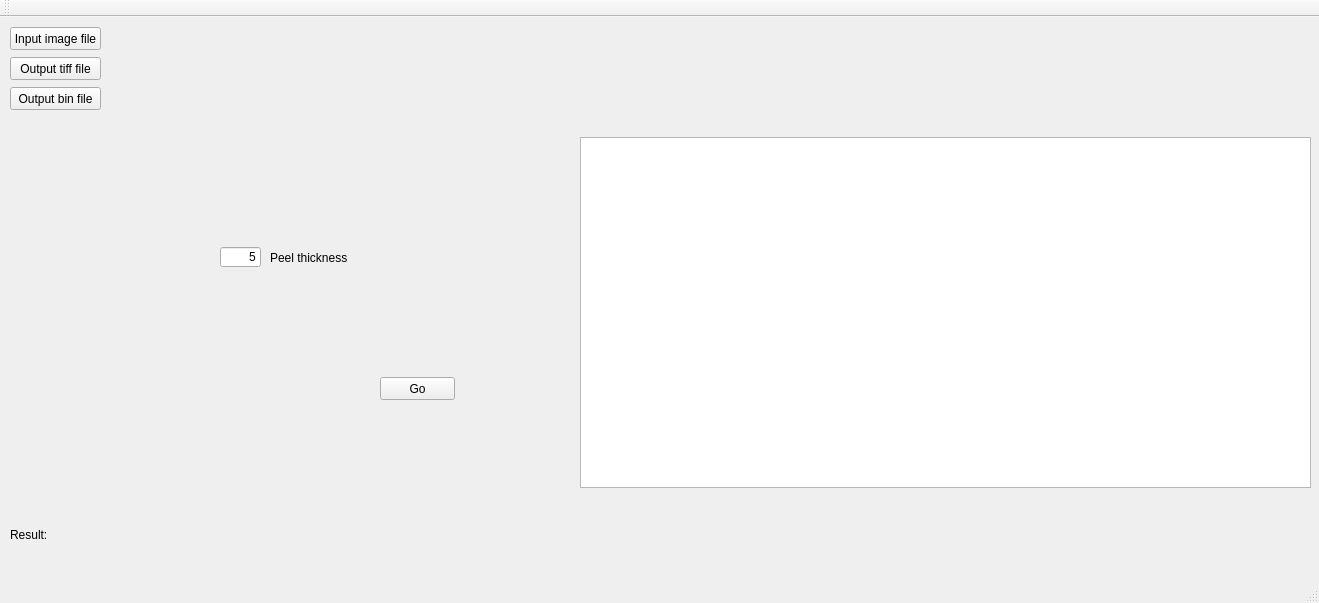
<?xml version="1.0" encoding="UTF-8"?>
<ui version="4.0">
 <class>MainWindow</class>
 <widget class="QMainWindow" name="MainWindow">
  <property name="geometry">
   <rect>
    <x>0</x>
    <y>0</y>
    <width>1319</width>
    <height>603</height>
   </rect>
  </property>
  <property name="windowTitle">
   <string>Hole filling</string>
  </property>
  <widget class="QWidget" name="centralWidget">
   <widget class="QPushButton" name="pushButtonInputFile">
    <property name="geometry">
     <rect>
      <x>10</x>
      <y>10</y>
      <width>91</width>
      <height>23</height>
     </rect>
    </property>
    <property name="text">
     <string>Input image file</string>
    </property>
   </widget>
   <widget class="QLabel" name="labelInputFile">
    <property name="geometry">
     <rect>
      <x>110</x>
      <y>10</y>
      <width>1201</width>
      <height>21</height>
     </rect>
    </property>
    <property name="text">
     <string/>
    </property>
   </widget>
   <widget class="QPushButton" name="pushButtonGo">
    <property name="geometry">
     <rect>
      <x>380</x>
      <y>360</y>
      <width>75</width>
      <height>23</height>
     </rect>
    </property>
    <property name="text">
     <string>Go</string>
    </property>
   </widget>
   <widget class="QLabel" name="label">
    <property name="geometry">
     <rect>
      <x>10</x>
      <y>510</y>
      <width>41</width>
      <height>16</height>
     </rect>
    </property>
    <property name="text">
     <string>Result:</string>
    </property>
   </widget>
   <widget class="QLabel" name="labelResult">
    <property name="geometry">
     <rect>
      <x>50</x>
      <y>510</y>
      <width>1251</width>
      <height>16</height>
     </rect>
    </property>
    <property name="text">
     <string/>
    </property>
   </widget>
   <widget class="QTextEdit" name="textEdit">
    <property name="geometry">
     <rect>
      <x>580</x>
      <y>120</y>
      <width>731</width>
      <height>351</height>
     </rect>
    </property>
   </widget>
   <widget class="QPushButton" name="pushButtonOutputTiffFile">
    <property name="geometry">
     <rect>
      <x>10</x>
      <y>40</y>
      <width>91</width>
      <height>23</height>
     </rect>
    </property>
    <property name="text">
     <string>Output tiff file</string>
    </property>
   </widget>
   <widget class="QLabel" name="labelOutputTiffFile">
    <property name="geometry">
     <rect>
      <x>110</x>
      <y>40</y>
      <width>1201</width>
      <height>21</height>
     </rect>
    </property>
    <property name="text">
     <string/>
    </property>
   </widget>
   <widget class="QPushButton" name="pushButtonOutputBinFile">
    <property name="geometry">
     <rect>
      <x>10</x>
      <y>70</y>
      <width>91</width>
      <height>23</height>
     </rect>
    </property>
    <property name="text">
     <string>Output bin file</string>
    </property>
   </widget>
   <widget class="QLabel" name="labelOutputBinFile">
    <property name="geometry">
     <rect>
      <x>110</x>
      <y>70</y>
      <width>1201</width>
      <height>21</height>
     </rect>
    </property>
    <property name="text">
     <string/>
    </property>
   </widget>
   <widget class="QLineEdit" name="lineEdit_peelsize">
    <property name="geometry">
     <rect>
      <x>220</x>
      <y>230</y>
      <width>41</width>
      <height>20</height>
     </rect>
    </property>
    <property name="text">
     <string>5</string>
    </property>
    <property name="alignment">
     <set>Qt::AlignRight|Qt::AlignTrailing|Qt::AlignVCenter</set>
    </property>
   </widget>
   <widget class="QLabel" name="label_peelsize">
    <property name="geometry">
     <rect>
      <x>270</x>
      <y>230</y>
      <width>91</width>
      <height>21</height>
     </rect>
    </property>
    <property name="text">
     <string>Peel thickness</string>
    </property>
   </widget>
  </widget>
  <widget class="QMenuBar" name="menuBar">
   <property name="geometry">
    <rect>
     <x>0</x>
     <y>0</y>
     <width>1319</width>
     <height>18</height>
    </rect>
   </property>
  </widget>
  <widget class="QToolBar" name="mainToolBar">
   <attribute name="toolBarArea">
    <enum>TopToolBarArea</enum>
   </attribute>
   <attribute name="toolBarBreak">
    <bool>false</bool>
   </attribute>
  </widget>
  <widget class="QStatusBar" name="statusBar"/>
 </widget>
 <layoutdefault spacing="6" margin="11"/>
 <resources/>
 <connections>
  <connection>
   <sender>pushButtonInputFile</sender>
   <signal>clicked()</signal>
   <receiver>MainWindow</receiver>
   <slot>inputFileSelecter()</slot>
   <hints>
    <hint type="sourcelabel">
     <x>62</x>
     <y>43</y>
    </hint>
    <hint type="destinationlabel">
     <x>262</x>
     <y>59</y>
    </hint>
   </hints>
  </connection>
  <connection>
   <sender>pushButtonOutputTiffFile</sender>
   <signal>clicked()</signal>
   <receiver>MainWindow</receiver>
   <slot>outputTiffFileSelecter()</slot>
   <hints>
    <hint type="sourcelabel">
     <x>97</x>
     <y>76</y>
    </hint>
    <hint type="destinationlabel">
     <x>151</x>
     <y>101</y>
    </hint>
   </hints>
  </connection>
  <connection>
   <sender>pushButtonOutputBinFile</sender>
   <signal>clicked()</signal>
   <receiver>MainWindow</receiver>
   <slot>outputBinFileSelecter()</slot>
   <hints>
    <hint type="sourcelabel">
     <x>94</x>
     <y>108</y>
    </hint>
    <hint type="destinationlabel">
     <x>133</x>
     <y>154</y>
    </hint>
   </hints>
  </connection>
  <connection>
   <sender>pushButtonGo</sender>
   <signal>clicked()</signal>
   <receiver>MainWindow</receiver>
   <slot>eroder()</slot>
   <hints>
    <hint type="sourcelabel">
     <x>454</x>
     <y>402</y>
    </hint>
    <hint type="destinationlabel">
     <x>526</x>
     <y>442</y>
    </hint>
   </hints>
  </connection>
 </connections>
 <slots>
  <slot>inputFileSelecter()</slot>
  <slot>outputTiffFileSelecter()</slot>
  <slot>outputBinFileSelecter()</slot>
  <slot>eroder()</slot>
 </slots>
</ui>
